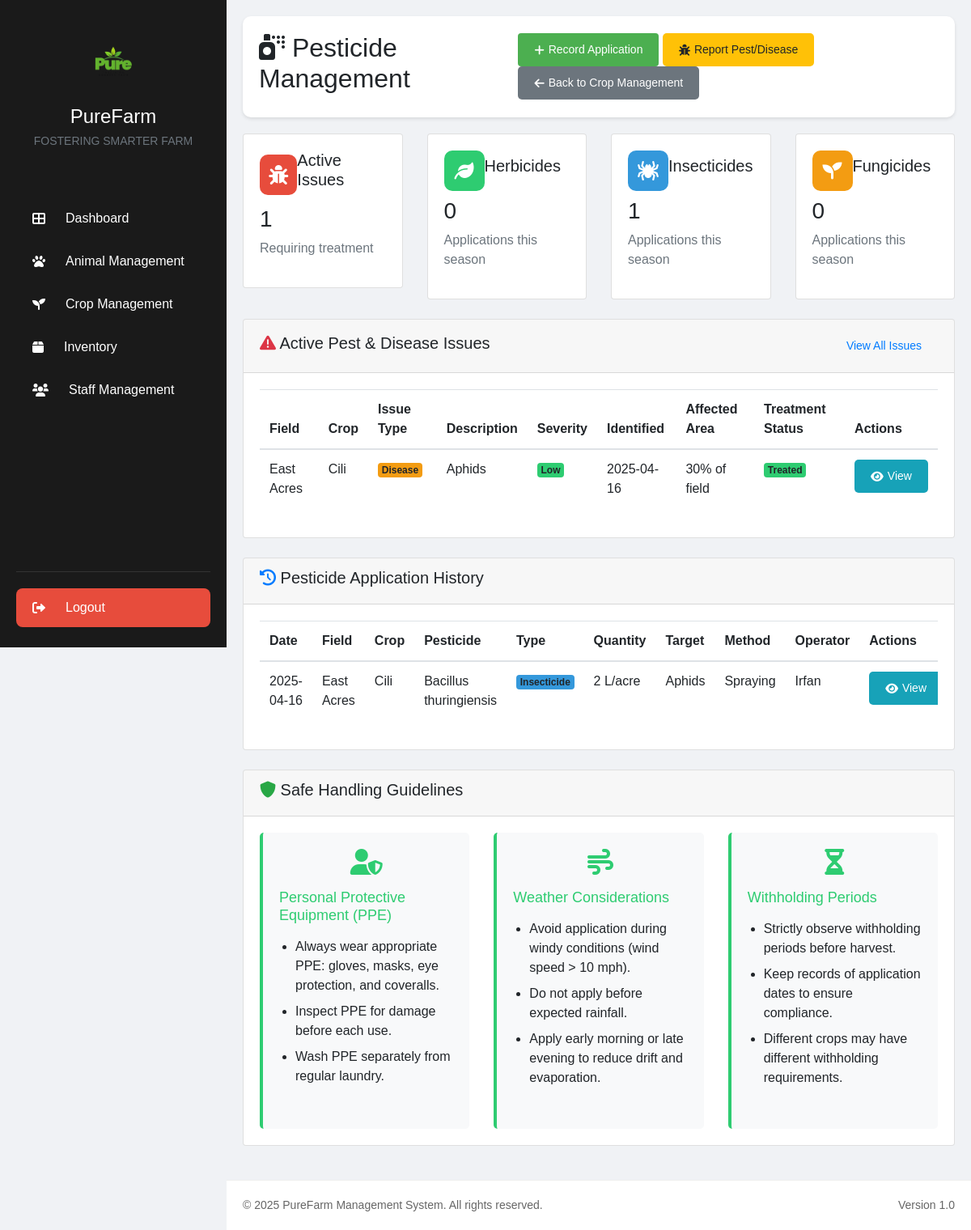
Page /pesticide_management.php (signed in) on the committed database.
### tables this page shows
CREATE TABLE `crop_issues` (
  `id` int(11) NOT NULL,
  `crop_id` int(11) NOT NULL,
  `issue_type` enum('pest','disease','nutrient','other') NOT NULL,
  `description` text NOT NULL,
  `date_identified` date NOT NULL,
  `severity` enum('low','medium','high') NOT NULL,
  `affected_area` varchar(100) DEFAULT NULL,
  `treatment_applied` text DEFAULT NULL,
  `resolved` tinyint(1) DEFAULT 0,
  `resolution_date` date DEFAULT NULL,
  `notes` text DEFAULT NULL,
  `created_at` timestamp NOT NULL DEFAULT current_timestamp(),
  `updated_at` timestamp NOT NULL DEFAULT current_timestamp() ON UPDATE current_timestamp(),
  `treatment_date` date DEFAULT NULL
);

CREATE TABLE `fields` (
  `id` int(11) NOT NULL,
  `field_name` varchar(100) NOT NULL,
  `location` varchar(255) NOT NULL,
  `area` decimal(10,2) NOT NULL COMMENT 'in acres/hectares',
  `soil_type` varchar(100) DEFAULT NULL,
  `last_crop` varchar(100) DEFAULT NULL,
  `notes` text DEFAULT NULL,
  `created_at` timestamp NOT NULL DEFAULT current_timestamp(),
  `updated_at` timestamp NOT NULL DEFAULT current_timestamp() ON UPDATE current_timestamp(),
  `status` varchar(20) DEFAULT 'active'
);

CREATE TABLE `crops` (
  `id` int(11) NOT NULL,
  `crop_name` varchar(100) NOT NULL,
  `variety` varchar(100) DEFAULT NULL,
  `field_id` int(11) DEFAULT NULL,
  `planting_date` date NOT NULL,
  `expected_harvest_date` date DEFAULT NULL,
  `actual_harvest_date` date DEFAULT NULL,
  `growth_stage` varchar(50) DEFAULT 'seedling',
  `status` varchar(50) DEFAULT 'active' COMMENT 'active, harvested, failed',
  `next_action` varchar(100) DEFAULT NULL,
  `next_action_date` date DEFAULT NULL,
  `notes` text DEFAULT NULL,
  `created_at` timestamp NOT NULL DEFAULT current_timestamp(),
  `updated_at` timestamp NOT NULL DEFAULT current_timestamp() ON UPDATE current_timestamp()
);

CREATE TABLE `pesticide_applications` (
  `id` int(11) NOT NULL,
  `crop_id` int(11) NOT NULL,
  `pesticide_type_id` int(11) NOT NULL,
  `application_date` date NOT NULL,
  `quantity_used` varchar(50) NOT NULL,
  `application_method` varchar(100) NOT NULL,
  `target_pest` varchar(100) NOT NULL,
  `notes` text DEFAULT NULL,
  `weather_conditions` varchar(255) DEFAULT NULL,
  `operator_name` varchar(100) NOT NULL,
  `created_at` timestamp NOT NULL DEFAULT current_timestamp(),
  `updated_at` timestamp NULL DEFAULT NULL ON UPDATE current_timestamp()
);

CREATE TABLE `pesticide_types` (
  `id` int(11) NOT NULL,
  `name` varchar(100) NOT NULL,
  `type` varchar(50) NOT NULL,
  `active_ingredients` text DEFAULT NULL,
  `safe_handling` text DEFAULT NULL,
  `withholding_period` varchar(50) DEFAULT NULL
);

### pesticide_management.php (the view, shortened to what the rows shown need)
<?php
require_once 'includes/db.php';
try {
    $stmt = $pdo->prepare("
        SELECT p.*, c.crop_name, f.field_name, pt.name as pesticide_name, pt.type as pesticide_type
        FROM pesticide_applications p
        JOIN crops c ON p.crop_id = c.id
        JOIN fields f ON c.field_id = f.id
        JOIN pesticide_types pt ON p.pesticide_type_id = pt.id
        ORDER BY p.application_date DESC
    ");
    $stmt->execute();
    $pesticide_applications = $stmt->fetchAll(PDO::FETCH_ASSOC);
    $stmt = $pdo->prepare("
        SELECT ci.*, c.crop_name, f.field_name
        FROM crop_issues ci
        JOIN crops c ON ci.crop_id = c.id
        JOIN fields f ON c.field_id = f.id
        WHERE (ci.resolved = 0 OR ci.resolved IS NULL)
        ORDER BY ci.date_identified DESC
    ");
    $stmt->execute();
    $active_issues = $stmt->fetchAll(PDO::FETCH_ASSOC);
} catch(PDOException $e) {
    error_log("Error fetching pesticide data: " . $e->getMessage());
    $pesticide_applications = [];
    $active_issues = [];
    $pesticide_types = [];
}
include 'includes/header.php';
?>
<div class="main-content">    <div class="page-header">
        <h2><i class="fas fa-spray-can"></i> Pesticide Management</h2>
    </div>
    <div class="card mb-4">
        <div class="card-body">
            <?php if (empty($active_issues)): ?>
                <div class="alert alert-success">
                    <i class="fas fa-check-circle"></i> No active pest or disease issues reported. Keep monitoring your crops!
                </div>
            <?php else: ?>
                <div class="table-responsive">
                    <table class="table table-hover">
                        <thead>
                            <tr>
                                <th>Field</th>
                                <th>Crop</th>
                                <th>Issue Type</th>
                                <th>Description</th>
                                <th>Severity</th>
                                <th>Identified</th>
                                <th>Affected Area</th>
                                <th>Treatment Status</th>
                                <th>Actions</th>
                            </tr>
                        </thead>
                        <tbody>
                            <?php foreach ($active_issues as $issue): ?>
                                <tr>
                                    <td><?php echo htmlspecialchars($issue['field_name']); ?></td>
                                    <td><?php echo htmlspecialchars($issue['crop_name']); ?></td>
                                    <td>
                                        <?php if ($issue['issue_type'] === 'pest'): ?>
                                            <span class="badge bg-danger">Pest</span>
                                        <?php else: ?>
                                            <span class="badge bg-warning">Disease</span>
                                        <?php endif; ?>
                                    </td>
                                    <td><?php echo htmlspecialchars($issue['description']); ?></td>
                                    <td>
                                        <?php
                                        switch ($issue['severity']) {
                                            case 'low':
                                                echo '<span class="badge bg-success">Low</span>';
                                                break;
                                        }
                                        ?>
                                    </td>
                                    <td><?php echo htmlspecialchars($issue['date_identified']); ?></td>
                                    <td><?php echo htmlspecialchars($issue['affected_area']); ?></td>
                                    <td>
                                        <?php if (!empty($issue['treatment_applied'])): ?>
                                            <span class="badge bg-success">Treated</span>
                                        <?php else: ?>
                                            <span class="badge bg-warning">Pending</span>
                                        <?php endif; ?>
                                    </td>
                                    <td>
                                        <?php if (empty($issue['treatment_applied'])): ?>
                                            <button class="btn btn-sm btn-primary treat-issue" data-bs-toggle="modal" data-bs-target="#addApplicationModal"
                                                    data-issue-id="<?php echo $issue['id']; ?>"
                                                    data-crop-id="<?php echo $issue['crop_id']; ?>"
                                                    data-crop-name="<?php echo htmlspecialchars($issue['crop_name']); ?>"
                                                    data-field-name="<?php echo htmlspecialchars($issue['field_name']); ?>"
                                                    data-issue-name="<?php echo htmlspecialchars($issue['description']); ?>"
                                                    data-issue-type="<?php echo htmlspecialchars($issue['issue_type']); ?>">
                                                <i class="fas fa-syringe"></i> Treat
                                            </button>
                                        <?php else: ?>
                                            <button class="btn btn-sm btn-info">
                                                <i class="fas fa-eye"></i> View
                                            </button>
                                        <?php endif; ?>
                                    </td>
                                </tr>
                            <?php endforeach; ?>
                        </tbody>
                    </table>
                </div>
            <?php endif; ?>
        </div>
    </div>
    <div class="card mb-4">
        <div class="card-body">
            <div class="table-responsive">
                <table class="table table-hover">
                    <thead>
                        <tr>
                            <th>Date</th>
                            <th>Field</th>
                            <th>Crop</th>
                            <th>Pesticide</th>
                            <th>Type</th>
                            <th>Quantity</th>
                            <th>Target</th>
                            <th>Method</th>
                            <th>Operator</th>
                            <th>Actions</th>
                        </tr>
                    </thead>
                    <tbody>
                        <?php if (empty($pesticide_applications)): ?>
                            <tr>
                                <td colspan="10" class="text-center">No pesticide applications recorded</td>
                            </tr>
                        <?php else: ?>
                            <?php foreach ($pesticide_applications as $app): ?>
                                <tr>
                                    <td><?php echo htmlspecialchars($app['application_date']); ?></td>
                                    <td><?php echo htmlspecialchars($app['field_name']); ?></td>
                                    <td><?php echo htmlspecialchars($app['crop_name']); ?></td>
                                    <td><?php echo htmlspecialchars($app['pesticide_name']); ?></td>
                                    <td>
                                        <?php
                                        $type = strtolower($app['pesticide_type']);
                                        if (strpos($type, 'herbicide') !== false): ?>
                                            <span class="badge bg-success">Herbicide</span>
                                        <?php elseif (strpos($type, 'insecticide') !== false): ?>
                                            <span class="badge bg-info">Insecticide</span>
                                        <?php elseif (strpos($type, 'fungicide') !== false): ?>
                                            <span class="badge bg-warning">Fungicide</span>
                                        <?php else: ?>
                                            <span class="badge bg-secondary"><?php echo htmlspecialchars($app['pesticide_type']); ?></span>
                                        <?php endif; ?>
                                    </td>
                                    <td><?php echo htmlspecialchars($app['quantity_used']); ?></td>
                                    <td><?php echo htmlspecialchars($app['target_pest']); ?></td>
                                    <td><?php echo htmlspecialchars($app['application_method']); ?></td>
                                    <td><?php echo htmlspecialchars($app['operator_name']); ?></td>
                                    <td>
                                    <button class="btn btn-sm btn-info view-application"
                                            data-application-id="<?php echo $app['id']; ?>">
                                        <i class="fas fa-eye"></i> View
                                    </button>
                                    </td>
                                </tr>
                            <?php endforeach; ?>
                        <?php endif; ?>
                    </tbody>
                </table>
            </div>
        </div>
    </div>
</div>
<?php include 'includes/footer.php'; ?>

### rows in the picture
crop_issues: fields.field_name "East Acres", crop.crop_name "Cili", issue_type "Disease", description "Aphids", severity "Low", date_identified "2025-04-16", affected_area "30% of field", treatment_applied "Treated"
pesticide_applications: application_date "2025-04-16", fields.field_name "East Acres", crop.crop_name "Cili", pesticide_type.name "Bacillus thuringiensis", quantity_used "2 L/acre", target_pest "Aphids", application_method "Spraying", operator_name "Irfan"

### other values in the picture
count($active_issues) "1"
$herbicide_count "0"
$insecticide_count "1"
$fungicide_count "0"
